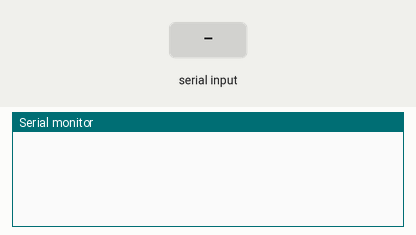
Bench run of a sketch on a simulated ESP32. Shown: the last lines printed to the serial monitor. The inputs (shaded band) are chosen by the test bench.

Above: at 1.2 s.
1.3 s: "1" received over the second serial link
At 3.5 s:
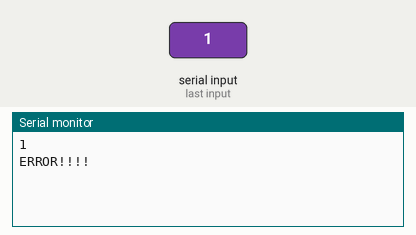
3.8 s: "0" received over the second serial link
At 5.5 s:
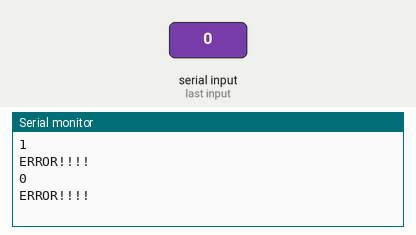

The sketch:

BC20_Fail.ino
```cpp
/*
藍色 Vin
白色 GND
紫色 RX2
綠色 TX2

*/
#include<HardwareSerial.h>
HardwareSerial MySerial(1);

String getValue(String,char,int);

void setup() {
  Serial.begin(9600);
  //                             RX,TX
  MySerial.begin(9600,SERIAL_8N1,16,17);

}

void loop() {
  char c;
  String str="";
  String response="";
  String Latitude="default";
  String Longitude="default";

  if(Serial.available()) {
    //*
    c=Serial.read();
    MySerial.write(c);
    /*/
    str = Serial.readString();
    Serial.println("From Serial: "+str);
    MySerial.print(str+"\r\n");
    //*/
  }
  if(MySerial.available()) {
    response=MySerial.readString();
    Serial.println(response);


    Latitude=getValue(response,',',2);
    Longitude=getValue(response,',',3);
  }

  if(Latitude=="" || Longitude=="") {
    Serial.println("ERROR!!!!");
  }
  response="";
  Latitude="default";
  Longitude="default";

}
String getValue(String data, char separator, int index) { //分割命令
    long int found = 0;
    long int strIndex[] = { 0, -1 };
    long int maxIndex = data.length() - 1;
    for (int i = 0; i <= maxIndex && found <= index; i++) {
        if (data.charAt(i) == separator || i == maxIndex) {
            found++;
            strIndex[0] = strIndex[1] + 1;
            strIndex[1] = (i == maxIndex) ? i+1 : i;
        }
    }
    return found > index ? data.substring(strIndex[0], strIndex[1]) : "";
}
/*
AT+QIOPEN=1,0,"UDP",118.27.81.25,8190
AT+QISTATE?
AT+QISEND=0,8,3B017126
AT+QICLOSE=0
AT+CSQ

AT+QGNSSC?
AT+QGNSSAGPS?


AT+QGNSSRD="NMEA/GGA"
hhmmss.ss,llll.ll,a,yyyyy.yy,a,x,xx,x.x,x.x,M,x.x,M,x.x,xxxx*hh
055148,2407.8945,N,12041.7649,E,1,00,1.0,155.2,M,16.6,M,X.X,xxxx,*47
055148 -> UTC
2407.8945,N -> Latitude
12041.7649,E -> Longitude
1 -> GPS quality indicator (0=invalid; 1=GPS fix; 2=Diff. GPS fix)
00 -> Number of satellites in use
1.0 -> Horizontal dilution of position
155.2 -> Antenna altitude above/below mean sea level (geoid)
M -> Meters
16.6 -> Geoidal separation
M -> Meters
X.X -> Age in seconds since last update from diff. reference station
xxxx -> Diff. reference station ID#
*47 -> Checksum

https://shyuanliang.blogspot.com/2009/08/nmea-gps.html
080719.07,,,,,0,00,99.99,,,,,,*78


範例資料
start@資料數@GPS,GPS@PH,PH,PH,PH@NTU,NTU,NTU,NTU@TDS,TDS,TDS,TDS@end
AT+QISEND=0,63,start@4@GPS,GPS@PH,PH,PH,PH@NTU,NTU,NTU,NTU@TDS,TDS,TDS,TDS@end


start@4@2407.8945,12041.7649@7.1,7.2,7.3,7.4@3.2,3.3,2.2,3.5@4.0,3.4,1.4,4.4@end
AT+QISEND=0,81,start@4@02407.8945,12041.7649@7.1,7.2,7.3,7.4@3.2,3.3,2.2,3.5@4.0,3.4,1.4,4.4@end
*/
```

Measured:
- after the input at 1.3 s, the serial monitor: prints a new line after 1.0 s (image 1)
- after the input at 3.8 s, the serial monitor: prints a new line after 1.0 s (image 2)
